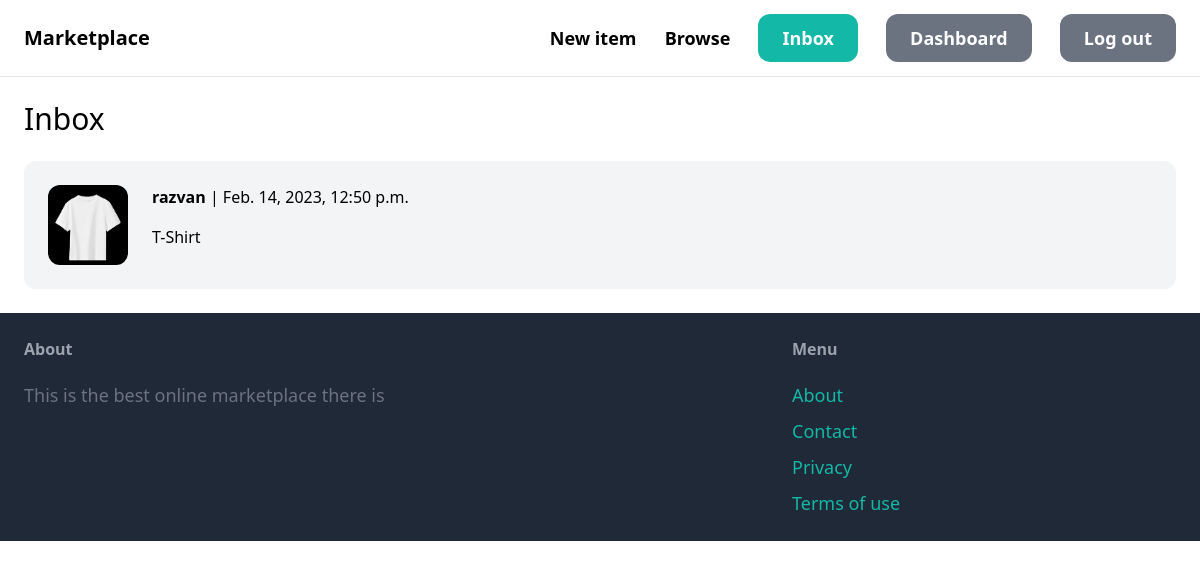
Screenshot of /inbox/ (signed in) with the database file from the repository.
### conversation/models.py (models this page shows)
class Conversation(models.Model):
    item = models.ForeignKey(Item,related_name='conversations',on_delete=models.CASCADE)
    members = models.ManyToManyField(User,related_name='conversations')
    created_at = models.DateTimeField(auto_now_add=True)
    modified_at = models.DateTimeField(auto_now=True)
    class Meta:
        ordering = ('-modified_at',)

### item/models.py (models this page shows, shortened)
class Item(models.Model):
    category = models.ForeignKey(Category,related_name='items',on_delete=models.CASCADE)
    name = models.CharField(max_length=255)
    description = models.TextField(blank=True,null=True)
    price = models.FloatField()
    image = models.ImageField(upload_to='item_images',blank=True,null=True)
    is_sold = models.BooleanField(default=False)
    created_by = models.ForeignKey(User,related_name='items',on_delete=models.CASCADE)
    created_at = models.DateTimeField(auto_now_add=True)

### conversation/views.py (the view)
# urls.py: path('',views.inbox,name='inbox'),
@login_required
def inbox(request):
    conversations = Conversation.objects.filter(members__in=[request.user.id])
    return render(request,'conversation/inbox.html', {
        'conversations': conversations,
    })

### conversation/templates/conversation/inbox.html (shortened to what this page needs)
{% extends 'core/base.html' %}
{% block content %}
    <h1 class="mb-6 text-3xl">Inbox</h1>
    <div class="space-y-6">
        {% for conversation in conversations %}
            <a href="{% url 'conversation:detail' conversation.id %}">
                <div class="p-6 flex bg-gray-100 rounded-xl">
                    <div class="pr-6">
                        <img src="{{ conversation.item.image.url }}" class="w-20 rounded-xl">
                    </div>
                    <div>
                        {% for member in conversation.members.all %}
                            {% if member != request.user %}
                                <p class="mb-4"><strong>{{member.username}}</strong> | {{ conversation.modified_at }}</p>
                                <p>{{ conversation.item.name }}</p>
                            {% endif %}
                        {% endfor %}
                    </div>
                </div>
            </a>
        {% endfor %}
    </div>
{% endblock %}

### rows the page displays
Conversation: item.image (picture), modified_at "Feb. 14, 2023, 12:50 p.m.", item.name "T-Shirt"

### other values shown
{{ member.username }} "razvan"
